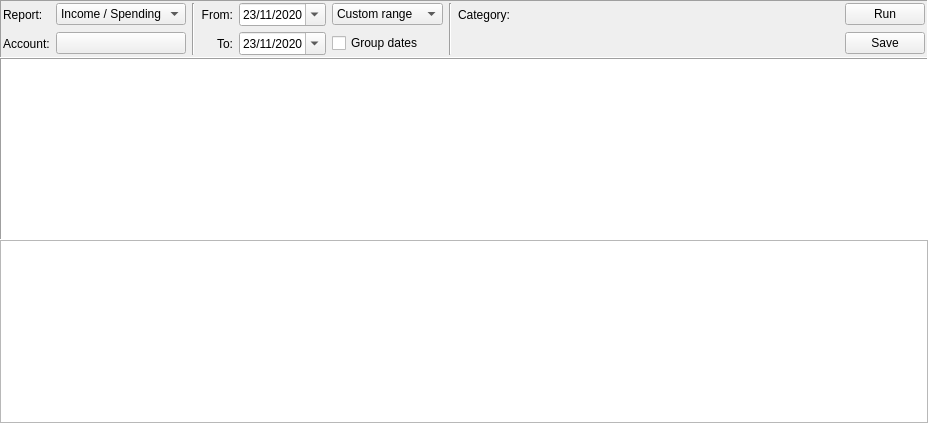
<?xml version="1.0" encoding="UTF-8"?>
<ui version="4.0">
 <class>ReportsWidget</class>
 <widget class="QWidget" name="ReportsWidget">
  <property name="geometry">
   <rect>
    <x>0</x>
    <y>0</y>
    <width>928</width>
    <height>423</height>
   </rect>
  </property>
  <property name="windowTitle">
   <string>Reports</string>
  </property>
  <layout class="QVBoxLayout" name="verticalLayout">
   <property name="spacing">
    <number>0</number>
   </property>
   <property name="leftMargin">
    <number>0</number>
   </property>
   <property name="topMargin">
    <number>0</number>
   </property>
   <property name="rightMargin">
    <number>0</number>
   </property>
   <property name="bottomMargin">
    <number>0</number>
   </property>
   <item>
    <widget class="QFrame" name="ReportParamsFrame">
     <property name="frameShape">
      <enum>QFrame::Panel</enum>
     </property>
     <property name="frameShadow">
      <enum>QFrame::Sunken</enum>
     </property>
     <layout class="QGridLayout" name="gridLayout">
      <property name="leftMargin">
       <number>2</number>
      </property>
      <property name="topMargin">
       <number>2</number>
      </property>
      <property name="rightMargin">
       <number>2</number>
      </property>
      <property name="bottomMargin">
       <number>2</number>
      </property>
      <property name="spacing">
       <number>6</number>
      </property>
      <item row="0" column="10">
       <spacer name="ReportFrameSpacer">
        <property name="orientation">
         <enum>Qt::Horizontal</enum>
        </property>
        <property name="sizeHint" stdset="0">
         <size>
          <width>40</width>
          <height>20</height>
         </size>
        </property>
       </spacer>
      </item>
      <item row="1" column="2">
       <widget class="AccountButton" name="ReportAccountBtn"/>
      </item>
      <item row="0" column="9">
       <widget class="CategorySelector" name="ReportCategoryEdit" native="true"/>
      </item>
      <item row="0" column="0">
       <widget class="QLabel" name="ReportTypeLbl">
        <property name="text">
         <string>Report:</string>
        </property>
       </widget>
      </item>
      <item row="1" column="5">
       <widget class="QDateEdit" name="ReportToDate">
        <property name="dateTime">
         <datetime>
          <hour>21</hour>
          <minute>0</minute>
          <second>0</second>
          <year>2020</year>
          <month>11</month>
          <day>23</day>
         </datetime>
        </property>
        <property name="displayFormat">
         <string>dd/MM/yyyy</string>
        </property>
        <property name="calendarPopup">
         <bool>true</bool>
        </property>
        <property name="timeSpec">
         <enum>Qt::UTC</enum>
        </property>
       </widget>
      </item>
      <item row="1" column="0">
       <widget class="QLabel" name="ReportAccountLbl">
        <property name="text">
         <string>Account:</string>
        </property>
       </widget>
      </item>
      <item row="0" column="3" rowspan="2">
       <widget class="Line" name="line_2">
        <property name="sizePolicy">
         <sizepolicy hsizetype="Fixed" vsizetype="Expanding">
          <horstretch>0</horstretch>
          <verstretch>0</verstretch>
         </sizepolicy>
        </property>
        <property name="frameShadow">
         <enum>QFrame::Sunken</enum>
        </property>
        <property name="orientation">
         <enum>Qt::Vertical</enum>
        </property>
       </widget>
      </item>
      <item row="1" column="4">
       <widget class="QLabel" name="ReportToLbl">
        <property name="text">
         <string>To:</string>
        </property>
        <property name="alignment">
         <set>Qt::AlignRight|Qt::AlignTrailing|Qt::AlignVCenter</set>
        </property>
       </widget>
      </item>
      <item row="0" column="4">
       <widget class="QLabel" name="ReportFromLbl">
        <property name="text">
         <string>From:</string>
        </property>
        <property name="alignment">
         <set>Qt::AlignRight|Qt::AlignTrailing|Qt::AlignVCenter</set>
        </property>
       </widget>
      </item>
      <item row="1" column="6">
       <widget class="QCheckBox" name="ReportGroupCheck">
        <property name="text">
         <string>Group dates</string>
        </property>
       </widget>
      </item>
      <item row="0" column="2">
       <widget class="QComboBox" name="ReportTypeCombo">
        <item>
         <property name="text">
          <string>Income / Spending</string>
         </property>
        </item>
        <item>
         <property name="text">
          <string>Profit / Loss</string>
         </property>
        </item>
        <item>
         <property name="text">
          <string>Deals</string>
         </property>
        </item>
        <item>
         <property name="text">
          <string>By Category</string>
         </property>
        </item>
       </widget>
      </item>
      <item row="1" column="11">
       <widget class="QPushButton" name="SaveReportBtn">
        <property name="text">
         <string>Save</string>
        </property>
       </widget>
      </item>
      <item row="0" column="11">
       <widget class="QPushButton" name="RunReportBtn">
        <property name="text">
         <string>Run</string>
        </property>
       </widget>
      </item>
      <item row="0" column="8">
       <widget class="QLabel" name="ReportCategoryLbl">
        <property name="text">
         <string>Category:</string>
        </property>
       </widget>
      </item>
      <item row="0" column="6">
       <widget class="QComboBox" name="ReportRangeCombo">
        <item>
         <property name="text">
          <string>Custom range</string>
         </property>
        </item>
        <item>
         <property name="text">
          <string>Quarter to date</string>
         </property>
        </item>
        <item>
         <property name="text">
          <string>Year to date</string>
         </property>
        </item>
        <item>
         <property name="text">
          <string>This year</string>
         </property>
        </item>
        <item>
         <property name="text">
          <string>Previous year</string>
         </property>
        </item>
       </widget>
      </item>
      <item row="0" column="5">
       <widget class="QDateEdit" name="ReportFromDate">
        <property name="dateTime">
         <datetime>
          <hour>21</hour>
          <minute>0</minute>
          <second>0</second>
          <year>2020</year>
          <month>11</month>
          <day>23</day>
         </datetime>
        </property>
        <property name="displayFormat">
         <string>dd/MM/yyyy</string>
        </property>
        <property name="calendarPopup">
         <bool>true</bool>
        </property>
        <property name="timeSpec">
         <enum>Qt::UTC</enum>
        </property>
       </widget>
      </item>
      <item row="0" column="7" rowspan="2">
       <widget class="Line" name="line_3">
        <property name="orientation">
         <enum>Qt::Vertical</enum>
        </property>
       </widget>
      </item>
     </layout>
    </widget>
   </item>
   <item>
    <widget class="QTableView" name="ReportTableView">
     <property name="frameShape">
      <enum>QFrame::Panel</enum>
     </property>
     <property name="frameShadow">
      <enum>QFrame::Sunken</enum>
     </property>
     <property name="editTriggers">
      <set>QAbstractItemView::NoEditTriggers</set>
     </property>
     <property name="alternatingRowColors">
      <bool>true</bool>
     </property>
     <property name="gridStyle">
      <enum>Qt::DotLine</enum>
     </property>
     <property name="wordWrap">
      <bool>false</bool>
     </property>
     <attribute name="verticalHeaderVisible">
      <bool>false</bool>
     </attribute>
     <attribute name="verticalHeaderMinimumSectionSize">
      <number>20</number>
     </attribute>
     <attribute name="verticalHeaderDefaultSectionSize">
      <number>20</number>
     </attribute>
    </widget>
   </item>
   <item>
    <widget class="QTreeView" name="ReportTreeView">
     <property name="editTriggers">
      <set>QAbstractItemView::NoEditTriggers</set>
     </property>
     <property name="alternatingRowColors">
      <bool>true</bool>
     </property>
     <attribute name="headerStretchLastSection">
      <bool>false</bool>
     </attribute>
    </widget>
   </item>
  </layout>
 </widget>
 <customwidgets>
  <customwidget>
   <class>AccountButton</class>
   <extends>QPushButton</extends>
   <header>jal/widgets/account_select.h</header>
  </customwidget>
  <customwidget>
   <class>CategorySelector</class>
   <extends>QWidget</extends>
   <header>jal/widgets/reference_selector.h</header>
   <container>1</container>
  </customwidget>
 </customwidgets>
 <resources/>
 <connections/>
</ui>
